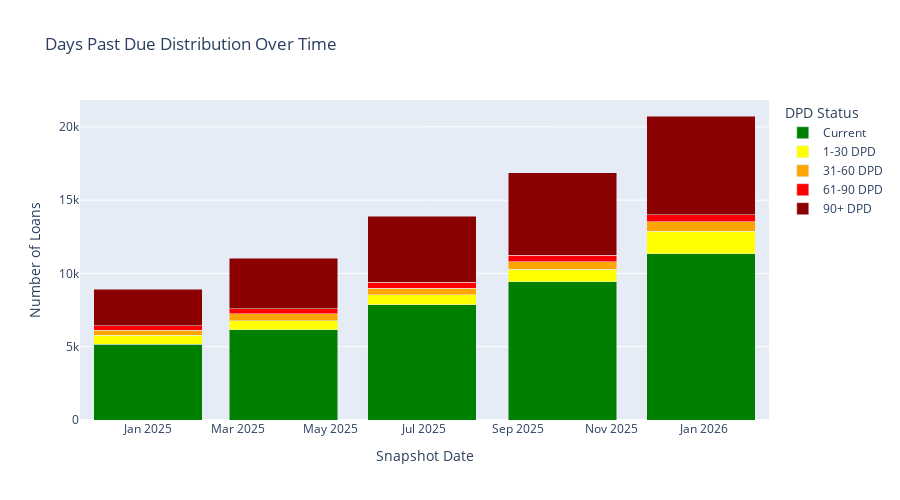

This figure's notebook cell:
### Markdown cell above
### 1.5 Days Past Due (DPD) Distribution

### Code cell
# DPD distribution over time
dpd_cols = ['dpd_0', 'dpd_1_30', 'dpd_31_60', 'dpd_61_90', 'dpd_90_plus']
dpd_data = portfolio_perf[['snapshot_date'] + dpd_cols].set_index('snapshot_date')
dpd_data.columns = ['Current', '1-30 DPD', '31-60 DPD', '61-90 DPD', '90+ DPD']

fig = px.bar(dpd_data.reset_index(), x='snapshot_date', y=dpd_data.columns.tolist(),
             title='Days Past Due Distribution Over Time',
             labels={'value': 'Number of Loans', 'variable': 'DPD Bucket'},
             barmode='stack',
             color_discrete_sequence=['green', 'yellow', 'orange', 'red', 'darkred'])

fig.update_layout(height=500, xaxis_title='Snapshot Date', legend_title='DPD Status')
fig.show()

# Calculate 90+ DPD rate (likely write-offs)
latest_90plus_pct = (portfolio_perf.iloc[-1]['dpd_90_plus'] / portfolio_perf.iloc[-1]['total_loans']) * 100
print(f"\n90+ DPD Rate (Likely Write-offs): {latest_90plus_pct:.2f}%")

### Figure 1 — Plotly figure (JSON) as saved in the notebook; plotly's stock layout.template omitted (floating-point values rounded to 4 significant figures)
{"data": [{"hovertemplate": "DPD Bucket=Current<br>snapshot_date=%{x}<br>Number of Loans=%{y}<extra></extra>", "legendgroup": "Current", "marker": {"color": "green", "pattern": {"shape": ""}}, "name": "Current", "orientation": "v", "showlegend": true, "textposition": "auto", "type": "bar", "x": ["2025-01-01T00:00:00.000000", "2025-03-31T00:00:00.000000", "2025-06-30T00:00:00.000000", "2025-09-30T00:00:00.000000", "2025-12-30T00:00:00.000000"], "xaxis": "x", "y": [5167, 6156, 7856, 9449, 11348], "yaxis": "y"}, {"hovertemplate": "DPD Bucket=1-30 DPD<br>snapshot_date=%{x}<br>Number of Loans=%{y}<extra></extra>", "legendgroup": "1-30 DPD", "marker": {"color": "yellow", "pattern": {"shape": ""}}, "name": "1-30 DPD", "orientation": "v", "showlegend": true, "textposition": "auto", "type": "bar", "x": ["2025-01-01T00:00:00.000000", "2025-03-31T00:00:00.000000", "2025-06-30T00:00:00.000000", "2025-09-30T00:00:00.000000", "2025-12-30T00:00:00.000000"], "xaxis": "x", "y": [615, 624, 686, 842, 1521], "yaxis": "y"}, {"hovertemplate": "DPD Bucket=31-60 DPD<br>snapshot_date=%{x}<br>Number of Loans=%{y}<extra></extra>", "legendgroup": "31-60 DPD", "marker": {"color": "orange", "pattern": {"shape": ""}}, "name": "31-60 DPD", "orientation": "v", "showlegend": true, "textposition": "auto", "type": "bar", "x": ["2025-01-01T00:00:00.000000", "2025-03-31T00:00:00.000000", "2025-06-30T00:00:00.000000", "2025-09-30T00:00:00.000000", "2025-12-30T00:00:00.000000"], "xaxis": "x", "y": [328, 456, 451, 515, 653], "yaxis": "y"}, {"hovertemplate": "DPD Bucket=61-90 DPD<br>snapshot_date=%{x}<br>Number of Loans=%{y}<extra></extra>", "legendgroup": "61-90 DPD", "marker": {"color": "red", "pattern": {"shape": ""}}, "name": "61-90 DPD", "orientation": "v", "showlegend": true, "textposition": "auto", "type": "bar", "x": ["2025-01-01T00:00:00.000000", "2025-03-31T00:00:00.000000", "2025-06-30T00:00:00.000000", "2025-09-30T00:00:00.000000", "2025-12-30T00:00:00.000000"], "xaxis": "x", "y": [323, 349, 406, 439, 481], "yaxis": "y"}, {"hovertemplate": "DPD Bucket=90+ DPD<br>snapshot_date=%{x}<br>Number of Loans=%{y}<extra></extra>", "legendgroup": "90+ DPD", "marker": {"color": "darkred", "pattern": {"shape": ""}}, "name": "90+ DPD", "orientation": "v", "showlegend": true, "textposition": "auto", "type": "bar", "x": ["2025-01-01T00:00:00.000000", "2025-03-31T00:00:00.000000", "2025-06-30T00:00:00.000000", "2025-09-30T00:00:00.000000", "2025-12-30T00:00:00.000000"], "xaxis": "x", "y": [2502, 3439, 4492, 5619, 6739], "yaxis": "y"}], "layout": {"barmode": "stack", "height": 500, "legend": {"title": {"text": "DPD Status"}, "tracegroupgap": 0}, "title": {"text": "Days Past Due Distribution Over Time"}, "xaxis": {"anchor": "y", "domain": [0, 1], "title": {"text": "Snapshot Date"}}, "yaxis": {"anchor": "x", "domain": [0, 1], "title": {"text": "Number of Loans"}}}}
